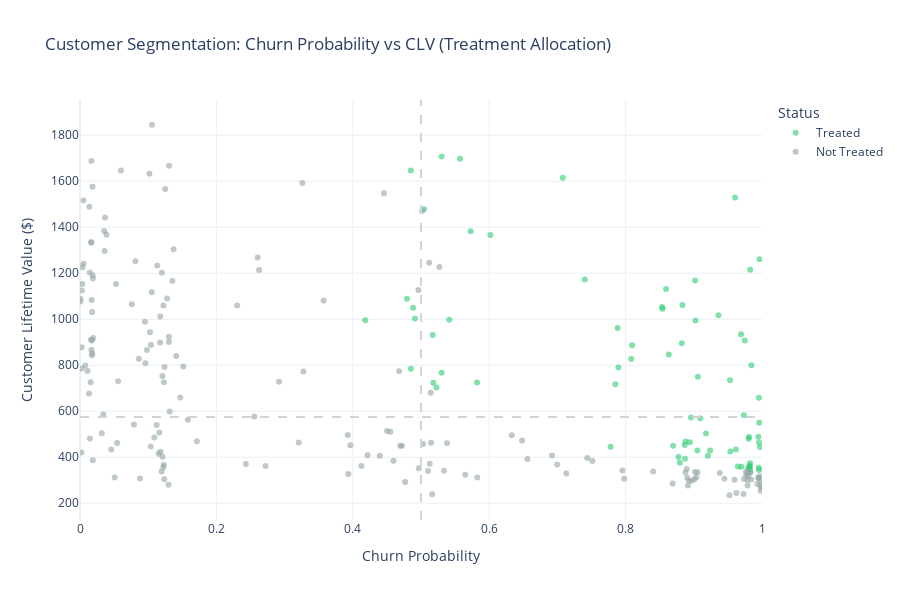

The notebook cell this image was saved under:
### Code cell
# Visualization 8: Scatter Plot - Churn Probability vs CLV with Treatment Status
# Add treatment indicator to all customers
all_customers = optimizer.customers_df.copy()
treated_ids = set(baseline_results['assignments']['customer_id'])
all_customers['treated'] = all_customers['customer_id'].isin(treated_ids)
all_customers['treatment_status'] = all_customers['treated'].map({True: 'Treated', False: 'Not Treated'})

fig8 = px.scatter(
    all_customers,
    x='p',
    y='v',
    color='treatment_status',
    title='Customer Segmentation: Churn Probability vs CLV (Treatment Allocation)',
    labels={'p': 'Churn Probability', 'v': 'Customer Lifetime Value ($)', 'treatment_status': 'Status'},
    color_discrete_map={'Treated': '#2ECC71', 'Not Treated': '#95A5A6'},
    opacity=0.6,
    hover_data=['subscription_type', 'risk_segment', 'value_segment']
)

# Add quadrant lines
fig8.add_hline(y=all_customers['v'].median(), line_dash="dash", line_color="lightgray")
fig8.add_vline(x=0.5, line_dash="dash", line_color="lightgray")

fig8.update_layout(
    template='plotly_white',
    height=600,
    xaxis=dict(range=[0, 1])
)

fig8.show()

print("INTERPRETATION:")
print("Green dots (treated customers) concentrate in high-risk, high-value quadrant (top-right).")
print("Gray dots (untreated) are primarily low-risk or low-value customers.")
print("This validates the optimizer's prioritization logic while respecting coverage constraints.")

### Figure 1 — Plotly figure (JSON) as saved in the notebook; plotly's stock layout.template omitted (floating-point values rounded to 4 significant figures; data arrays with more than 128 entries replaced by an {"elided": "..."} marker saying what was removed)
{"data": [{"customdata": {"elided": "75x3 str values"}, "hovertemplate": "Status=Treated<br>Churn Probability=%{x}<br>Customer Lifetime Value ($)=%{y}<br>subscription_type=%{customdata[0]}<br>risk_segment=%{customdata[1]}<br>value_segment=%{customdata[2]}<extra></extra>", "legendgroup": "Treated", "marker": {"color": "#2ECC71", "opacity": 0.6, "symbol": "circle"}, "mode": "markers", "name": "Treated", "orientation": "v", "showlegend": true, "type": "scatter", "x": [0.9361, 0.8544, 0.7078, 0.8824, 0.9964, 0.7895, 0.902, 0.8833, 0.9844, 0.7883, 0.9827, 0.9605, 0.7401, 0.4851, 0.5045, 0.5303, 0.5572, 0.5727, 0.6018, 0.8776, 0.9956, 0.9646, 0.9826, 0.9954, 0.8697, 0.9946, 0.997, 0.9798, 0.9824, 0.9617, 0.9956, 0.9822, 0.9826, 0.9814, 0.9059, 0.8633, 0.8593, 0.8096, 0.9024, 0.785, 0.9531, 0.975, 0.9095, 0.8082, 0.9693, 0.9955, 0.8534, 0.4852, 0.5171, 0.5821, 0.4183, 0.5181, 0.4795, 0.5415, 0.4884, 0.4911, 0.5226, 0.5302, 0.8867, 0.896, 0.9179, 0.888, 0.9052, 0.996, 0.9206, 0.8795, 0.9804, 0.9239, 0.778, 0.9697, 0.9734, 0.8943, 0.981, 0.9536, 0.8871], "xaxis": "x", "y": [1018.0, 1046.0, 1615.0, 895.6, 1261.0, 790.3, 1168.0, 1062.0, 800.4, 962.5, 1215.0, 1529.0, 1173.0, 1647.0, 1478.0, 1708.0, 1698.0, 1383.0, 1367.0, 400.8, 344.7, 359.4, 335.8, 354.7, 450.1, 489.6, 444.5, 351.7, 349.4, 433.3, 464.5, 360.1, 373.5, 363.2, 749.9, 846.9, 1131.0, 886.7, 994.4, 718.0, 735.1, 908.2, 569.6, 827.0, 935.2, 659.2, 1053.0, 784.7, 931.5, 725.5, 995.5, 723.8, 1089.0, 997.9, 1050.0, 1003.0, 703.5, 767.4, 453.1, 572.6, 503.4, 468.9, 430.0, 550.2, 406.7, 376.5, 480.7, 429.4, 446.0, 358.7, 582.8, 465.3, 487.7, 425.1, 393.2], "yaxis": "y"}, {"customdata": {"elided": "175x3 str values"}, "hovertemplate": "Status=Not Treated<br>Churn Probability=%{x}<br>Customer Lifetime Value ($)=%{y}<br>subscription_type=%{customdata[0]}<br>risk_segment=%{customdata[1]}<br>value_segment=%{customdata[2]}<extra></extra>", "legendgroup": "Not Treated", "marker": {"color": "#95A5A6", "opacity": 0.6, "symbol": "circle"}, "mode": "markers", "name": "Not Treated", "orientation": "v", "showlegend": true, "type": "scatter", "x": {"elided": "175 float values"}, "xaxis": "x", "y": {"elided": "175 float values"}, "yaxis": "y"}], "layout": {"height": 600, "legend": {"title": {"text": "Status"}, "tracegroupgap": 0}, "shapes": [{"line": {"color": "lightgray", "dash": "dash"}, "type": "line", "x0": 0, "x1": 1, "xref": "x domain", "y0": 574.9, "y1": 574.9, "yref": "y"}, {"line": {"color": "lightgray", "dash": "dash"}, "type": "line", "x0": 0.5, "x1": 0.5, "xref": "x", "y0": 0, "y1": 1, "yref": "y domain"}], "title": {"text": "Customer Segmentation: Churn Probability vs CLV (Treatment Allocation)"}, "xaxis": {"anchor": "y", "domain": [0, 1], "range": [0, 1], "title": {"text": "Churn Probability"}}, "yaxis": {"anchor": "x", "domain": [0, 1], "title": {"text": "Customer Lifetime Value ($)"}}}}
